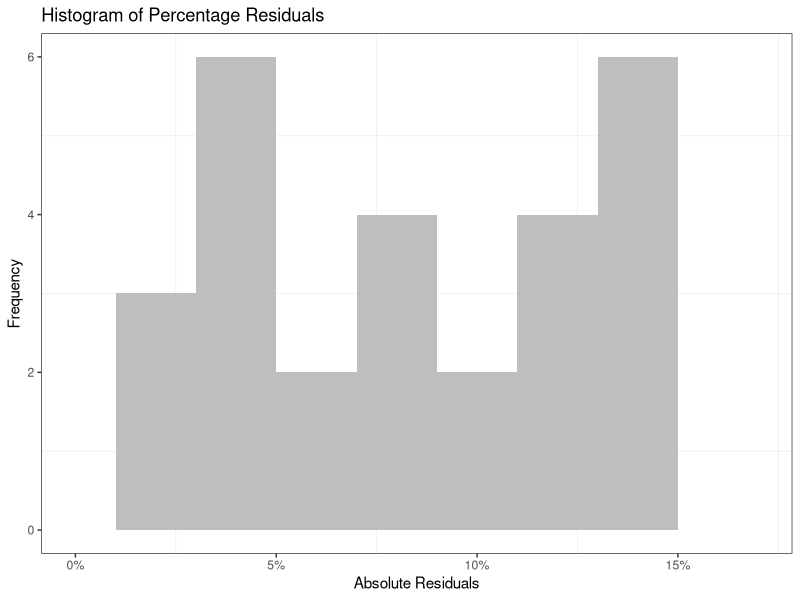

Write the R code that produced this figure.
require(ggplot2)
library(scales)

table = read.csv(file="engine_result.tsv", header=TRUE, sep="\t")
attach(table)

resultMean = mean(result)
table$diffs = abs(result - resultMean)

pdf("residual_histogram.pdf")

ggplot(table, aes(x=diffs)) +
geom_histogram(binwidth = 0.02, fill="grey") +
theme_bw() +
scale_x_continuous(labels=percent, limits = c(0,0.17)) +
ggtitle("Histogram of Percentage Residuals") +
theme(panel.grid.major = element_blank()) +
ylab("Frequency") +
xlab("Absolute Residuals")

dev.off()
